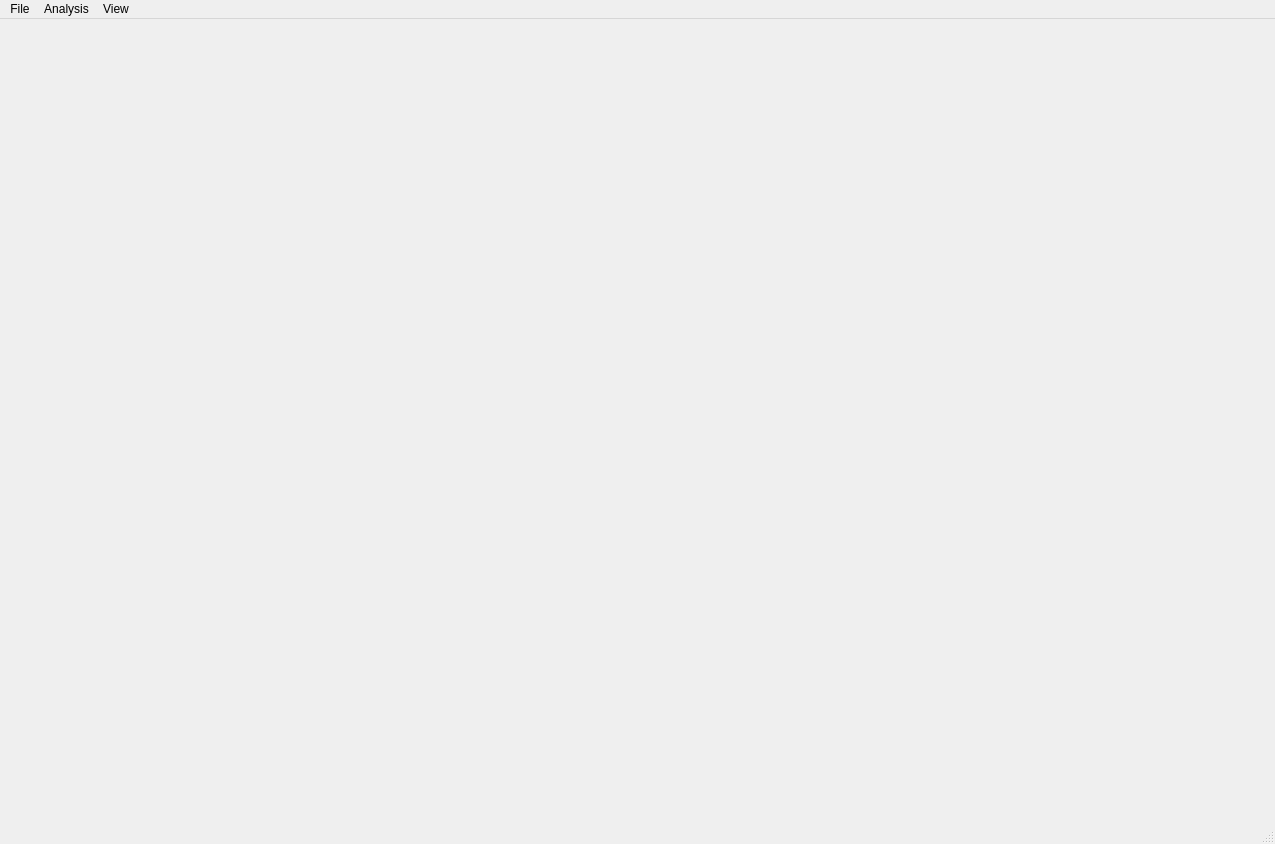
<?xml version="1.0" encoding="UTF-8"?>
<ui version="4.0">
 <class>MainForm</class>
 <widget class="QMainWindow" name="MainForm">
  <property name="geometry">
   <rect>
    <x>0</x>
    <y>0</y>
    <width>1275</width>
    <height>844</height>
   </rect>
  </property>
  <property name="windowTitle">
   <string>DTM analysis</string>
  </property>
  <widget class="QWidget" name="centralwidget">
   <layout class="QHBoxLayout" name="horizontalLayout">
    <item>
     <widget class="Draw" name="Canvas" native="true"/>
    </item>
   </layout>
  </widget>
  <widget class="QMenuBar" name="menubar">
   <property name="geometry">
    <rect>
     <x>0</x>
     <y>0</y>
     <width>1275</width>
     <height>21</height>
    </rect>
   </property>
   <widget class="QMenu" name="menuFile">
    <property name="title">
     <string>File</string>
    </property>
    <addaction name="actionOpen"/>
    <addaction name="separator"/>
    <addaction name="actionExit"/>
   </widget>
   <widget class="QMenu" name="menuAnalysis">
    <property name="title">
     <string>Analysis</string>
    </property>
    <addaction name="actionCreate_DTM"/>
    <addaction name="separator"/>
    <addaction name="actionContour_lines"/>
    <addaction name="actionAnalyze_slope"/>
    <addaction name="actionAnalyze_aspect"/>
   </widget>
   <widget class="QMenu" name="menuView">
    <property name="title">
     <string>View</string>
    </property>
    <addaction name="actionClear_results"/>
    <addaction name="actionClear_all"/>
   </widget>
   <addaction name="menuFile"/>
   <addaction name="menuAnalysis"/>
   <addaction name="menuView"/>
  </widget>
  <widget class="QStatusBar" name="statusbar"/>
  <action name="actionOpen">
   <property name="text">
    <string>Open</string>
   </property>
  </action>
  <action name="actionExit">
   <property name="text">
    <string>Exit</string>
   </property>
  </action>
  <action name="actionCreate_DTM">
   <property name="text">
    <string>Create DTM</string>
   </property>
  </action>
  <action name="actionContour_lines">
   <property name="text">
    <string>Contour lines</string>
   </property>
  </action>
  <action name="actionAnalyze_slope">
   <property name="text">
    <string>Analyze slope</string>
   </property>
  </action>
  <action name="actionAnalyze_aspect">
   <property name="text">
    <string>Analyze aspect</string>
   </property>
  </action>
  <action name="actionClear_results">
   <property name="text">
    <string>Clear results</string>
   </property>
  </action>
  <action name="actionClear_all">
   <property name="text">
    <string>Clear all</string>
   </property>
  </action>
 </widget>
 <customwidgets>
  <customwidget>
   <class>Draw</class>
   <extends>QWidget</extends>
   <header>draw.h</header>
   <container>1</container>
  </customwidget>
 </customwidgets>
 <resources/>
 <connections/>
</ui>
